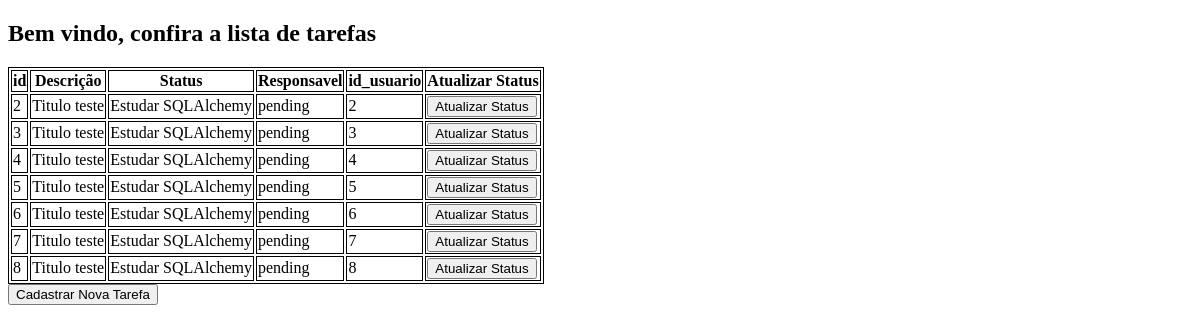
Before: / with the older database file.
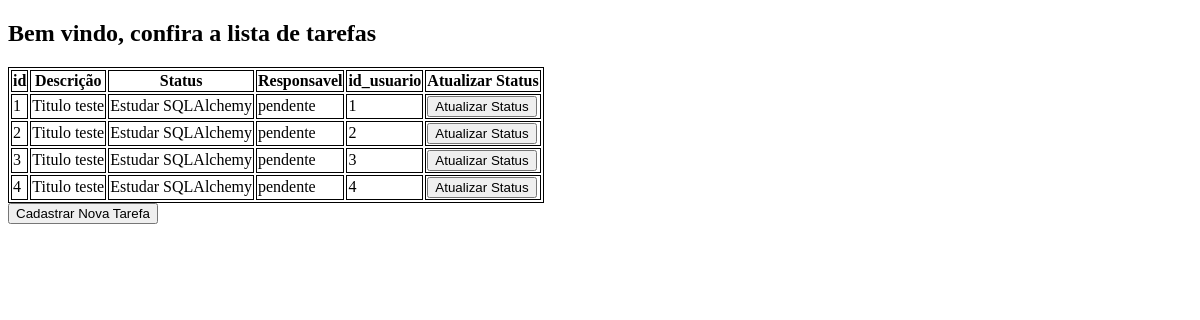
After: the same page with the newer database file.
### models/bancoSQL.py (models this page shows)
class Task(Base):
     __tablename__ = 'tasks'
     id = Column(Integer, primary_key=True)
     title = Column(String, nullable=False)
     description = Column(String, nullable=False)
     status = Column(String, default='pendente')
     user_id = Column(Integer, nullable=False)

### controle/task.py (the view)
        @staticmethod
        def index():
                tasks = session.query(Task).all()
                return render_template('index.html', tasks=tasks)

### view/templates/index.html (shortened to what this page needs)
<!DOCTYPE html>
<html>
  <head>
  </head>
  <body>
    <h2>Bem vindo, confira a lista de tarefas</h2>
    <table>
      <tr>
        <th>id</th>
        <th>Descrição</th>
        <th>Status</th>
        <th>Responsavel</th>
        <th>id_usuario</th>
        <th>Atualizar Status</th>
      </tr>
      <tbody>
        {% for tarefa in tasks %}
        <tr>
          <td>{{ tarefa.id }}</td>
          <td>{{ tarefa.title }}</td>
          <td>{{ tarefa.description }}</td>
          <td>{{ tarefa.status }}</td>
          <td>{{ tarefa.user_id }}</td>
          <td> <button onclick="updateStatus({{ tarefa.id }})">Atualizar Status</button></td>
        </tr>
        {% endfor %}
      </tbody>
    </table>
    <button type="button" onclick="window.location.href='completo'">
      Cadastrar Nova Tarefa
    </button>
  </body>
  </body>
</html>

### view/templates/index.html (style rules this page uses)
table, th, td { border: 1px solid black; }

Changed rows visible on the page:
removed Task: id "5", title "Titulo teste", description "Estudar SQLAlchemy", status "pending", user_id "5"
removed Task: id "6", title "Titulo teste", description "Estudar SQLAlchemy", status "pending", user_id "6"
removed Task: id "7", title "Titulo teste", description "Estudar SQLAlchemy", status "pending", user_id "7"
removed Task: id "8", title "Titulo teste", description "Estudar SQLAlchemy", status "pending", user_id "8"
added Task: id "1", title "Titulo teste", description "Estudar SQLAlchemy", status "pendente", user_id "1"
changed Task id 2: status "pending" → "pendente"
changed Task id 3: status "pending" → "pendente"
changed Task id 4: status "pending" → "pendente"
